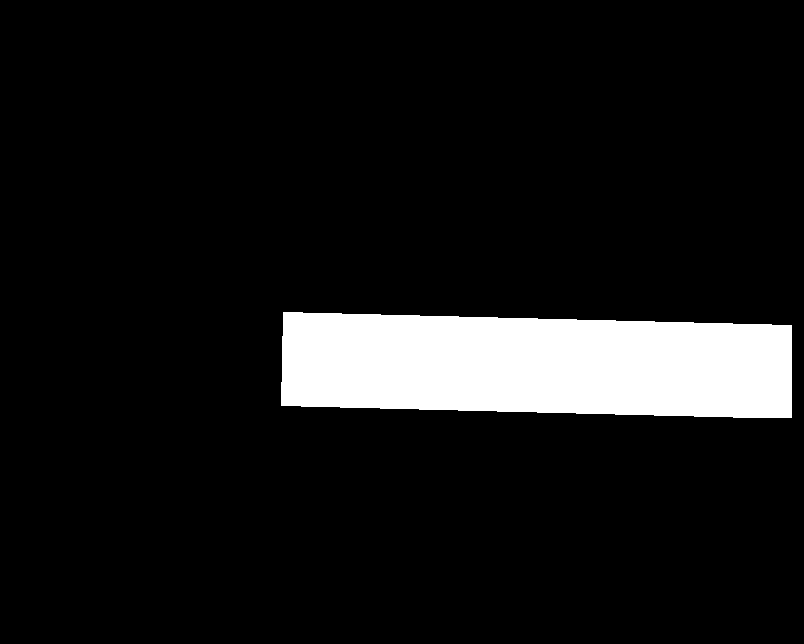
#> input picture ts/juguang20200114_620.jpg, 804 x 644 px, found by its file name; its folder holds only this picture in this run
$ python img_lab.py
#> lines starting #> are read from the running program, lines starting #| are printed output that depends on the picture; after the words box and inside, x2 and y2 are one past the last pixel; in counts of white or black regions, pixels touching at a corner belong together
import cv2
import numpy as np
import random
import glob

def draw_bbx(img, bbox):
    color = (255, 0, 0)
    cv2.line(img, tuple(bbox[0][::-1]), tuple(bbox[1][::-1]), color, 2)
    cv2.line(img, tuple(bbox[1][::-1]), tuple(bbox[2][::-1]), color, 2)
    cv2.line(img, tuple(bbox[2][::-1]), tuple(bbox[3][::-1]), color, 2)
    cv2.line(img, tuple(bbox[3][::-1]), tuple(bbox[0][::-1]), color, 2)
    pass

def Write_Text(file_name,contant):
    with open(file_name,"a+") as f:
        f.writelines(contant+'\n')
 #       f.writelines("\n")

def cal_connected(img):
    num_TCBP, label_TCBP = cv2.connectedComponents(img)
    bbox = []

    for i in range(1, num_TCBP ):
        cnt = np.argwhere(label_TCBP == i)
        rect = cv2.minAreaRect(cnt) #求最小外接矩形
        box = cv2.boxPoints(rect)
        box = np.int0(box)
#        print(box[0][0])
        bbox.append(box)
#        print(bbox)
    return bbox


img_list=glob.glob('./ts/*')
for img_path in img_list:
    name = img_path.split('/')[-1].split('.')[0]
    yuantu = cv2.imread('./img/'+name+'.jpg')
#> yuantu is the input picture: shape (644, 804, 3); 9.3% white; 1 white region, box (x1, y1, x2, y2) and area: (281, 312, 792, 418) 47932
    img = cv2.imread(img_path)
    img = cv2.cvtColor(img,cv2.COLOR_RGB2GRAY)

    bbbox = cal_connected(img)
#> in cal_connected, `num_TCBP, label_TCBP = cv2.connectedComponents(img)`: num_TCBP = 2
#> the loop in cal_connected, `for i in range(1, num_TCBP ):` made 1 pass
#> (rect, box) on pass 1: (((365, 536.8), (94, 510.9), -1.46), [[324, 793], [311, 282], [405, 280], [418, 790]])
#> after the loop in cal_connected, `for i in range(1, num_TCBP ):`: bbox = [[[324, 793], [311, 282], [405, 280], [418, 790]]]
#> bbbox = [[[324, 793], [311, 282], [405, 280], [418, 790]]]

    for bbox in bbbox:

        # x,y,w,h,a1,a2,a3,a4,r
        h,w = bbox[:,0].max()-bbox[:,0].min(),bbox[:,1].max()-bbox[:,1].min()

        y,x = h//2+bbox[:,0].min(),w//2+bbox[:,1].min()
        cv2.circle(yuantu, tuple((x,y)), 4, (125, 125, 255), thickness=4)

        #目标框,逆时针,a1为,上边点到左边长度,a2右边点到上边长度,a3下边点到右边长度,a4左边点到下边长度
        a1 = (bbox[np.where(bbox[:,0]==bbox[:,0].min())][0][1]-bbox[:,1].min())/w
        a2 = (bbox[np.where(bbox[:,1]==bbox[:,1].min())][0][0]-bbox[:,0].min())/h
        a3 = (bbox[:,1].max()-bbox[np.where(bbox[:,0]==bbox[:,0].max())][0][1])/w
        a4 = (bbox[:,0].max()-bbox[np.where(bbox[:,1]==bbox[:,1].max())][0][0])/h

        v1 = bbox[np.where(bbox[:,0]==bbox[:,0].min())][0]
        v2 = bbox[np.where(bbox[:,1]==bbox[:,1].min())][0]
        v3 = bbox[np.where(bbox[:,0]==bbox[:,0].max())][0]
        v4 = bbox[np.where(bbox[:,1]==bbox[:,1].max())][0]

        cv2.circle(yuantu, tuple(v1[::-1]), 2, (0, 0, 255), thickness=4)
        cv2.circle(yuantu, tuple(v2[::-1]), 2, (0, 0, 255), thickness=4)
        cv2.circle(yuantu, tuple(v3[::-1]), 2, (0, 0, 255), thickness=4)
        cv2.circle(yuantu, tuple(v4[::-1]), 2, (0, 0, 255), thickness=4)

        x_min,x_max,y_min,y_max = bbox[:,1].min(),bbox[:,1].max(),bbox[:,0].min(),bbox[:,0].max()
        b1,b2,b3,b4 = (y_min,x_min),(y_max,x_min),(y_max,x_max),(y_min,x_max)

        draw_bbx(yuantu,[b1,b2,b3,b4])

        cv2.imwrite('./'+name+'.jpg',yuantu)

        x1,y1 ,x2,y2= bbox[:,1].min(),bbox[:,0].min(),bbox[:,1].max(),bbox[:,0].max()

#        annotation = [x1,y1,x2,y2,a1,a2,a3,a4,'juguang',0]
#        annotation = [bbox[0][1],bbox[0][0],bbox[1][1],bbox[1][0],bbox[2][1],bbox[2][0],bbox[3][1],bbox[3][0],'juguang', 0]
        annotation = str(bbox[0][1]) + ' ' + str(bbox[0][0]) + ' ' + str(bbox[1][1]) + ' ' + str(
            bbox[1][0]) + ' ' + str(bbox[2][1]) + ' ' + str(bbox[2][0]) + ' ' + str(bbox[3][1]) + ' ' + str(
            bbox[3][0]) + ' ' + 'juguang' + ' ' + '0'
#        annotations=annotations+annotation

        file_name = img_path.split('/')[-1].split('.')[0]+'.txt'

        Write_Text(file_name,annotation.strip(' '))
#> this loop made 1 pass
#> (bbox, h, w, y, x, a1, a2, a3) on pass 1: ([[324, 793], [311, 282], [405, 280], [418, 790]], 107, 513, 364, 536, 0.0039, 0.879, 0.00585)
#> pass 1, `cv2.imwrite('./'+name+'.jpg',yuantu)`:
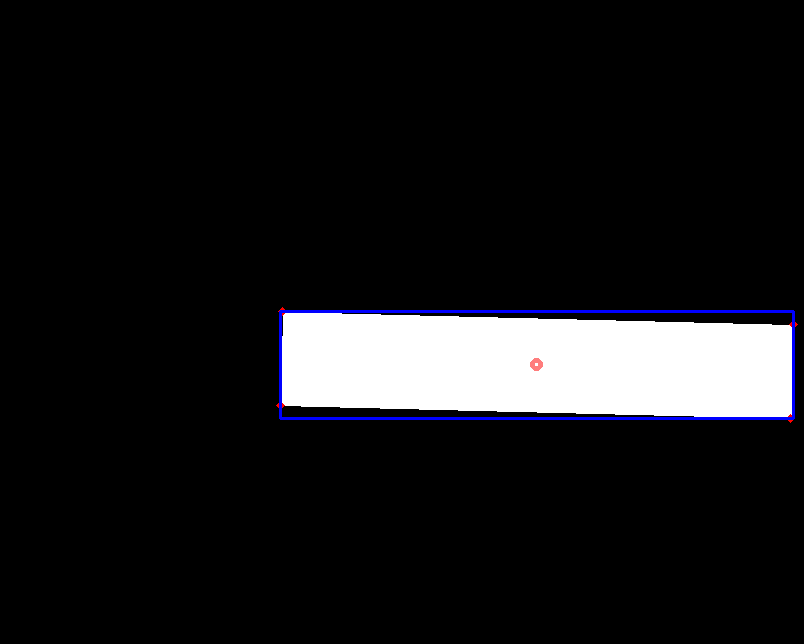
#> saved as juguang20200114_620.jpg: shape (644, 804, 3); mean B, G, R 25.3, 23.5, 23.6
